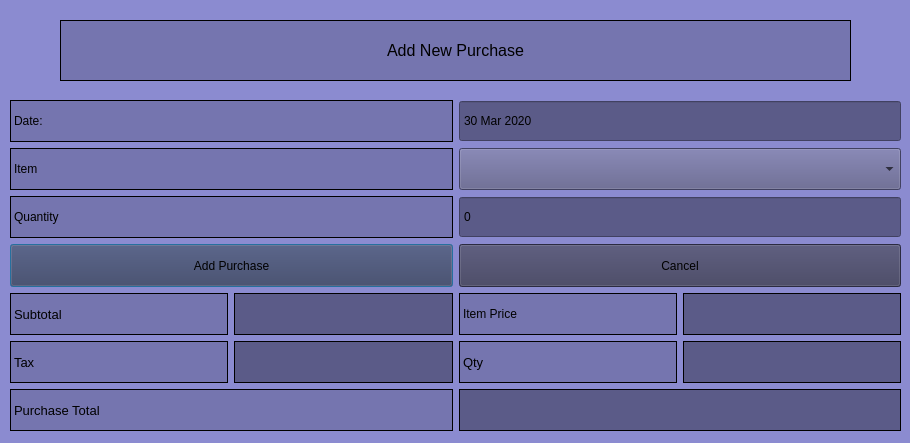
<?xml version="1.0" encoding="UTF-8"?>
<ui version="4.0">
 <class>AddNewPurchase</class>
 <widget class="QDialog" name="AddNewPurchase">
  <property name="geometry">
   <rect>
    <x>0</x>
    <y>0</y>
    <width>910</width>
    <height>443</height>
   </rect>
  </property>
  <property name="windowTitle">
   <string>Dialog</string>
  </property>
  <property name="styleSheet">
   <string notr="true">background-color: rgb(139, 139, 208);</string>
  </property>
  <widget class="QLabel" name="WelcomeLabel">
   <property name="geometry">
    <rect>
     <x>60</x>
     <y>20</y>
     <width>791</width>
     <height>61</height>
    </rect>
   </property>
   <property name="font">
    <font>
     <pointsize>12</pointsize>
    </font>
   </property>
   <property name="styleSheet">
    <string notr="true">background-color: rgb(117, 117, 175);</string>
   </property>
   <property name="frameShape">
    <enum>QFrame::Box</enum>
   </property>
   <property name="text">
    <string>Add New Purchase</string>
   </property>
   <property name="alignment">
    <set>Qt::AlignCenter</set>
   </property>
  </widget>
  <widget class="QWidget" name="verticalLayoutWidget">
   <property name="geometry">
    <rect>
     <x>10</x>
     <y>100</y>
     <width>891</width>
     <height>331</height>
    </rect>
   </property>
   <layout class="QVBoxLayout" name="verticalLayout">
    <item>
     <layout class="QHBoxLayout" name="horizontalLayout">
      <item>
       <widget class="QLabel" name="Label_PurchaseDate">
        <property name="sizePolicy">
         <sizepolicy hsizetype="Minimum" vsizetype="Minimum">
          <horstretch>0</horstretch>
          <verstretch>0</verstretch>
         </sizepolicy>
        </property>
        <property name="font">
         <font>
          <pointsize>9</pointsize>
         </font>
        </property>
        <property name="styleSheet">
         <string notr="true">background-color: rgb(117, 117, 175);</string>
        </property>
        <property name="frameShape">
         <enum>QFrame::Box</enum>
        </property>
        <property name="text">
         <string>Date:</string>
        </property>
       </widget>
      </item>
      <item>
       <widget class="QDateEdit" name="purchaseDate">
        <property name="sizePolicy">
         <sizepolicy hsizetype="Minimum" vsizetype="Minimum">
          <horstretch>0</horstretch>
          <verstretch>0</verstretch>
         </sizepolicy>
        </property>
        <property name="font">
         <font>
          <pointsize>9</pointsize>
         </font>
        </property>
        <property name="styleSheet">
         <string notr="true">background-color: rgb(91, 91, 136);</string>
        </property>
        <property name="alignment">
         <set>Qt::AlignLeading|Qt::AlignLeft|Qt::AlignVCenter</set>
        </property>
        <property name="buttonSymbols">
         <enum>QAbstractSpinBox::NoButtons</enum>
        </property>
        <property name="dateTime">
         <datetime>
          <hour>0</hour>
          <minute>0</minute>
          <second>0</second>
          <year>2020</year>
          <month>3</month>
          <day>30</day>
         </datetime>
        </property>
        <property name="maximumDateTime">
         <datetime>
          <hour>0</hour>
          <minute>0</minute>
          <second>0</second>
          <year>2020</year>
          <month>3</month>
          <day>30</day>
         </datetime>
        </property>
        <property name="minimumDateTime">
         <datetime>
          <hour>0</hour>
          <minute>0</minute>
          <second>0</second>
          <year>2020</year>
          <month>3</month>
          <day>1</day>
         </datetime>
        </property>
        <property name="minimumDate">
         <date>
          <year>2020</year>
          <month>3</month>
          <day>1</day>
         </date>
        </property>
       </widget>
      </item>
     </layout>
    </item>
    <item>
     <layout class="QHBoxLayout" name="horizontalLayout_2">
      <item>
       <widget class="QLabel" name="Label_PurchaseItem">
        <property name="sizePolicy">
         <sizepolicy hsizetype="Minimum" vsizetype="Minimum">
          <horstretch>0</horstretch>
          <verstretch>0</verstretch>
         </sizepolicy>
        </property>
        <property name="font">
         <font>
          <pointsize>9</pointsize>
         </font>
        </property>
        <property name="styleSheet">
         <string notr="true">background-color: rgb(117, 117, 175);</string>
        </property>
        <property name="frameShape">
         <enum>QFrame::Box</enum>
        </property>
        <property name="text">
         <string>Item</string>
        </property>
       </widget>
      </item>
      <item>
       <widget class="QComboBox" name="ItemNameComboBox">
        <property name="sizePolicy">
         <sizepolicy hsizetype="Minimum" vsizetype="Minimum">
          <horstretch>0</horstretch>
          <verstretch>0</verstretch>
         </sizepolicy>
        </property>
        <property name="styleSheet">
         <string notr="true">background-color: rgb(91, 91, 136);</string>
        </property>
       </widget>
      </item>
     </layout>
    </item>
    <item>
     <layout class="QHBoxLayout" name="horizontalLayout_3">
      <item>
       <widget class="QLabel" name="Label_ItemQuantity">
        <property name="sizePolicy">
         <sizepolicy hsizetype="Minimum" vsizetype="Minimum">
          <horstretch>0</horstretch>
          <verstretch>0</verstretch>
         </sizepolicy>
        </property>
        <property name="font">
         <font>
          <pointsize>9</pointsize>
         </font>
        </property>
        <property name="styleSheet">
         <string notr="true">background-color: rgb(117, 117, 175);</string>
        </property>
        <property name="frameShape">
         <enum>QFrame::Box</enum>
        </property>
        <property name="text">
         <string>Quantity</string>
        </property>
       </widget>
      </item>
      <item>
       <widget class="QSpinBox" name="PurchaseQuantitySpinBox">
        <property name="sizePolicy">
         <sizepolicy hsizetype="Minimum" vsizetype="Minimum">
          <horstretch>0</horstretch>
          <verstretch>0</verstretch>
         </sizepolicy>
        </property>
        <property name="font">
         <font>
          <pointsize>9</pointsize>
         </font>
        </property>
        <property name="styleSheet">
         <string notr="true">background-color: rgb(91, 91, 136);</string>
        </property>
        <property name="buttonSymbols">
         <enum>QAbstractSpinBox::NoButtons</enum>
        </property>
        <property name="maximum">
         <number>9999</number>
        </property>
       </widget>
      </item>
     </layout>
    </item>
    <item>
     <layout class="QHBoxLayout" name="horizontalLayout_4">
      <item>
       <widget class="QPushButton" name="PushButton_AddPurchase">
        <property name="sizePolicy">
         <sizepolicy hsizetype="Minimum" vsizetype="Minimum">
          <horstretch>0</horstretch>
          <verstretch>0</verstretch>
         </sizepolicy>
        </property>
        <property name="font">
         <font>
          <pointsize>9</pointsize>
         </font>
        </property>
        <property name="styleSheet">
         <string notr="true">background-color: rgb(60, 60, 91);</string>
        </property>
        <property name="text">
         <string>Add Purchase</string>
        </property>
       </widget>
      </item>
      <item>
       <widget class="QPushButton" name="PushButton_CancelPurchase">
        <property name="sizePolicy">
         <sizepolicy hsizetype="Minimum" vsizetype="Minimum">
          <horstretch>0</horstretch>
          <verstretch>0</verstretch>
         </sizepolicy>
        </property>
        <property name="font">
         <font>
          <pointsize>9</pointsize>
         </font>
        </property>
        <property name="styleSheet">
         <string notr="true">background-color: rgb(60, 60, 91);</string>
        </property>
        <property name="text">
         <string>Cancel</string>
        </property>
       </widget>
      </item>
     </layout>
    </item>
    <item>
     <layout class="QHBoxLayout" name="horizontalLayout_5">
      <item>
       <widget class="QLabel" name="Label_PurchaseSubtotal">
        <property name="sizePolicy">
         <sizepolicy hsizetype="Minimum" vsizetype="Minimum">
          <horstretch>0</horstretch>
          <verstretch>0</verstretch>
         </sizepolicy>
        </property>
        <property name="minimumSize">
         <size>
          <width>91</width>
          <height>0</height>
         </size>
        </property>
        <property name="font">
         <font>
          <pointsize>10</pointsize>
         </font>
        </property>
        <property name="styleSheet">
         <string notr="true">background-color: rgb(117, 117, 175);</string>
        </property>
        <property name="frameShape">
         <enum>QFrame::Box</enum>
        </property>
        <property name="text">
         <string>Subtotal</string>
        </property>
       </widget>
      </item>
      <item>
       <widget class="QLabel" name="Label_PurchaseSubtotalOutput">
        <property name="sizePolicy">
         <sizepolicy hsizetype="Minimum" vsizetype="Minimum">
          <horstretch>0</horstretch>
          <verstretch>0</verstretch>
         </sizepolicy>
        </property>
        <property name="font">
         <font>
          <pointsize>10</pointsize>
         </font>
        </property>
        <property name="styleSheet">
         <string notr="true">background-color: rgb(91, 91, 136);</string>
        </property>
        <property name="frameShape">
         <enum>QFrame::Box</enum>
        </property>
        <property name="text">
         <string/>
        </property>
       </widget>
      </item>
      <item>
       <widget class="QLabel" name="Label_ItemPrice">
        <property name="sizePolicy">
         <sizepolicy hsizetype="Minimum" vsizetype="Minimum">
          <horstretch>0</horstretch>
          <verstretch>0</verstretch>
         </sizepolicy>
        </property>
        <property name="font">
         <font>
          <pointsize>9</pointsize>
         </font>
        </property>
        <property name="styleSheet">
         <string notr="true">background-color: rgb(117, 117, 175);</string>
        </property>
        <property name="frameShape">
         <enum>QFrame::Box</enum>
        </property>
        <property name="text">
         <string>Item Price</string>
        </property>
       </widget>
      </item>
      <item>
       <widget class="QLabel" name="Label_ItemPriceOutput">
        <property name="sizePolicy">
         <sizepolicy hsizetype="Minimum" vsizetype="Minimum">
          <horstretch>0</horstretch>
          <verstretch>0</verstretch>
         </sizepolicy>
        </property>
        <property name="font">
         <font>
          <pointsize>9</pointsize>
         </font>
        </property>
        <property name="styleSheet">
         <string notr="true">background-color: rgb(91, 91, 136);</string>
        </property>
        <property name="frameShape">
         <enum>QFrame::Box</enum>
        </property>
        <property name="text">
         <string/>
        </property>
       </widget>
      </item>
     </layout>
    </item>
    <item>
     <layout class="QHBoxLayout" name="horizontalLayout_6">
      <item>
       <widget class="QLabel" name="Label_PurchaseTax">
        <property name="sizePolicy">
         <sizepolicy hsizetype="Minimum" vsizetype="Minimum">
          <horstretch>0</horstretch>
          <verstretch>0</verstretch>
         </sizepolicy>
        </property>
        <property name="minimumSize">
         <size>
          <width>91</width>
          <height>0</height>
         </size>
        </property>
        <property name="font">
         <font>
          <pointsize>10</pointsize>
         </font>
        </property>
        <property name="styleSheet">
         <string notr="true">background-color: rgb(117, 117, 175);</string>
        </property>
        <property name="frameShape">
         <enum>QFrame::Box</enum>
        </property>
        <property name="text">
         <string>Tax</string>
        </property>
       </widget>
      </item>
      <item>
       <widget class="QLabel" name="Label_PurchaseTaxOutput">
        <property name="sizePolicy">
         <sizepolicy hsizetype="Minimum" vsizetype="Minimum">
          <horstretch>0</horstretch>
          <verstretch>0</verstretch>
         </sizepolicy>
        </property>
        <property name="font">
         <font>
          <pointsize>10</pointsize>
         </font>
        </property>
        <property name="styleSheet">
         <string notr="true">background-color: rgb(91, 91, 136);</string>
        </property>
        <property name="frameShape">
         <enum>QFrame::Box</enum>
        </property>
        <property name="text">
         <string/>
        </property>
       </widget>
      </item>
      <item>
       <widget class="QLabel" name="Label_ItemQuantity_2">
        <property name="sizePolicy">
         <sizepolicy hsizetype="Minimum" vsizetype="Minimum">
          <horstretch>0</horstretch>
          <verstretch>0</verstretch>
         </sizepolicy>
        </property>
        <property name="font">
         <font>
          <pointsize>10</pointsize>
         </font>
        </property>
        <property name="styleSheet">
         <string notr="true">background-color: rgb(117, 117, 175);</string>
        </property>
        <property name="frameShape">
         <enum>QFrame::Box</enum>
        </property>
        <property name="text">
         <string>Qty</string>
        </property>
       </widget>
      </item>
      <item>
       <widget class="QLabel" name="Label_ItemQuantityTotal">
        <property name="sizePolicy">
         <sizepolicy hsizetype="Minimum" vsizetype="Minimum">
          <horstretch>0</horstretch>
          <verstretch>0</verstretch>
         </sizepolicy>
        </property>
        <property name="styleSheet">
         <string notr="true">background-color: rgb(91, 91, 136);</string>
        </property>
        <property name="frameShape">
         <enum>QFrame::Box</enum>
        </property>
        <property name="text">
         <string/>
        </property>
       </widget>
      </item>
     </layout>
    </item>
    <item>
     <layout class="QHBoxLayout" name="horizontalLayout_7">
      <item>
       <widget class="QLabel" name="Label_PurchaseTotal">
        <property name="sizePolicy">
         <sizepolicy hsizetype="Minimum" vsizetype="Minimum">
          <horstretch>0</horstretch>
          <verstretch>0</verstretch>
         </sizepolicy>
        </property>
        <property name="minimumSize">
         <size>
          <width>91</width>
          <height>0</height>
         </size>
        </property>
        <property name="font">
         <font>
          <pointsize>10</pointsize>
         </font>
        </property>
        <property name="styleSheet">
         <string notr="true">background-color: rgb(117, 117, 175);</string>
        </property>
        <property name="frameShape">
         <enum>QFrame::Box</enum>
        </property>
        <property name="text">
         <string>Purchase Total</string>
        </property>
       </widget>
      </item>
      <item>
       <widget class="QLabel" name="Label_PurchaseTotalOutput">
        <property name="sizePolicy">
         <sizepolicy hsizetype="Minimum" vsizetype="Minimum">
          <horstretch>0</horstretch>
          <verstretch>0</verstretch>
         </sizepolicy>
        </property>
        <property name="font">
         <font>
          <pointsize>10</pointsize>
         </font>
        </property>
        <property name="styleSheet">
         <string notr="true">background-color: rgb(91, 91, 136);</string>
        </property>
        <property name="frameShape">
         <enum>QFrame::Box</enum>
        </property>
        <property name="text">
         <string/>
        </property>
       </widget>
      </item>
     </layout>
    </item>
   </layout>
  </widget>
 </widget>
 <resources/>
 <connections/>
</ui>
